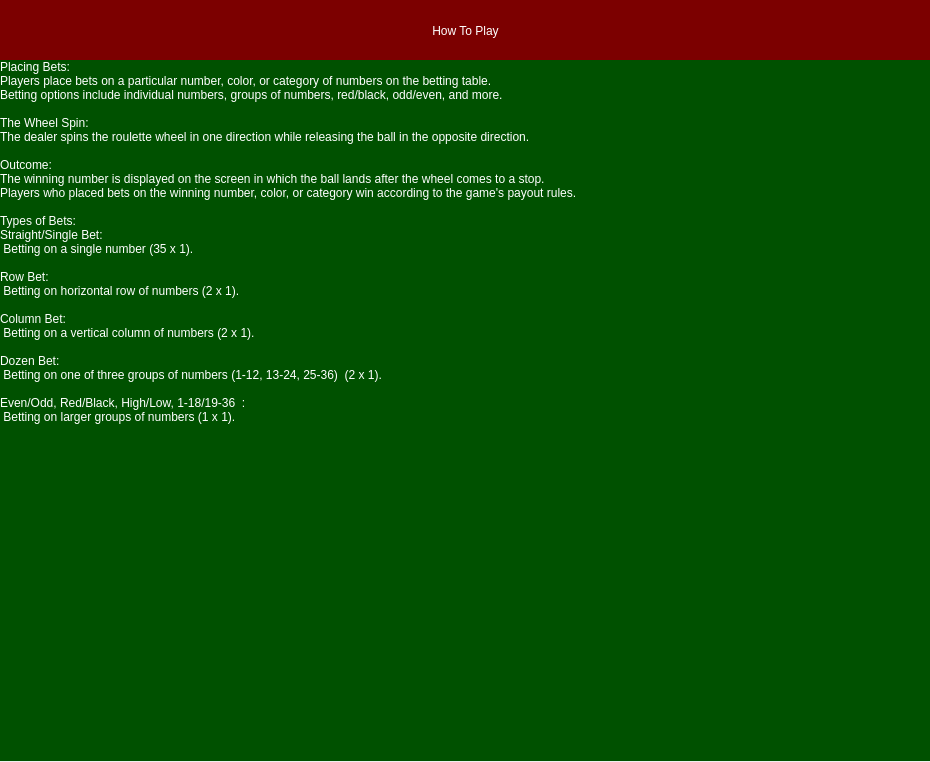
<?xml version="1.0" encoding="UTF-8"?>
<ui version="4.0">
 <class>HowTOPlay</class>
 <widget class="QWidget" name="HowTOPlay">
  <property name="geometry">
   <rect>
    <x>0</x>
    <y>0</y>
    <width>930</width>
    <height>762</height>
   </rect>
  </property>
  <property name="tabletTracking">
   <bool>false</bool>
  </property>
  <property name="acceptDrops">
   <bool>true</bool>
  </property>
  <property name="windowTitle">
   <string>Form</string>
  </property>
  <property name="autoFillBackground">
   <bool>true</bool>
  </property>
  <widget class="QLabel" name="label_2">
   <property name="geometry">
    <rect>
     <x>0</x>
     <y>0</y>
     <width>931</width>
     <height>61</height>
    </rect>
   </property>
   <property name="styleSheet">
    <string notr="true">font: 600 14pt &quot;Segoe UI Semibold&quot;;
color: rgb(255, 255, 255);
background-color: rgb(124, 0, 0);</string>
   </property>
   <property name="text">
    <string>How To Play</string>
   </property>
   <property name="alignment">
    <set>Qt::AlignCenter</set>
   </property>
   <property name="wordWrap">
    <bool>true</bool>
   </property>
  </widget>
  <widget class="QLabel" name="label">
   <property name="geometry">
    <rect>
     <x>0</x>
     <y>60</y>
     <width>931</width>
     <height>701</height>
    </rect>
   </property>
   <property name="styleSheet">
    <string notr="true">font: 600 14pt &quot;Segoe UI Semibold&quot;;
color: rgb(255, 255, 255);
background-color: rgb(0, 81, 0);</string>
   </property>
   <property name="text">
    <string>Placing Bets:
Players place bets on a particular number, color, or category of numbers on the betting table.
Betting options include individual numbers, groups of numbers, red/black, odd/even, and more.

The Wheel Spin:
The dealer spins the roulette wheel in one direction while releasing the ball in the opposite direction.

Outcome:
The winning number is displayed on the screen in which the ball lands after the wheel comes to a stop.
Players who placed bets on the winning number, color, or category win according to the game's payout rules.

Types of Bets:
Straight/Single Bet:
 Betting on a single number (35 x 1).

Row Bet:
 Betting on horizontal row of numbers (2 x 1).

Column Bet:
 Betting on a vertical column of numbers (2 x 1).

Dozen Bet:
 Betting on one of three groups of numbers (1-12, 13-24, 25-36)  (2 x 1).

Even/Odd, Red/Black, High/Low, 1-18/19-36  :
 Betting on larger groups of numbers (1 x 1).
</string>
   </property>
   <property name="scaledContents">
    <bool>false</bool>
   </property>
   <property name="alignment">
    <set>Qt::AlignLeading|Qt::AlignLeft|Qt::AlignTop</set>
   </property>
   <property name="wordWrap">
    <bool>true</bool>
   </property>
  </widget>
 </widget>
 <resources/>
 <connections/>
</ui>
